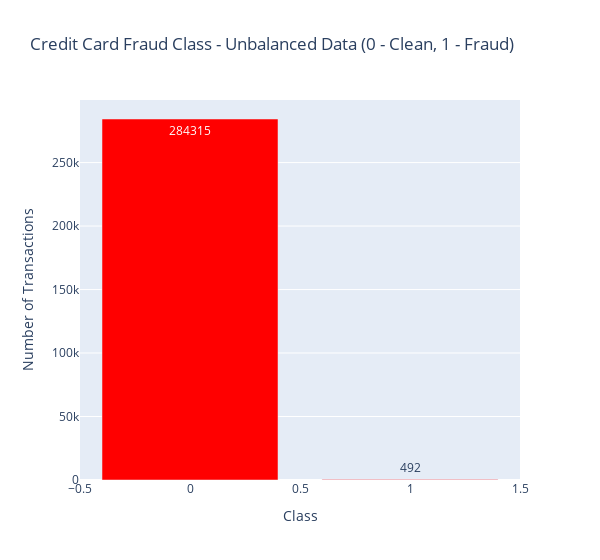

This figure's notebook cell:
### Code cell
fig = dict(data = data, layout = layout)
plotly.offline.iplot(fig, filename = 'class')

### Figure 1 — Plotly figure (JSON) as saved in the notebook; plotly's stock layout.template omitted (floating-point values rounded to 4 significant figures)
{"data": [{"marker": {"color": "Red"}, "name": "Credit Card Fraud Detection - data (fraud - 1, clean - 0)", "text": [284315, 492], "type": "bar", "x": [0, 1], "y": [284315, 492]}], "layout": {"hovermode": "closest", "title": {"text": "Credit Card Fraud Class - Unbalanced Data (0 - Clean, 1 - Fraud)"}, "width": 600, "xaxis": {"showticklabels": true, "title": {"text": "Class"}}, "yaxis": {"title": {"text": "Number of Transactions"}}}}
